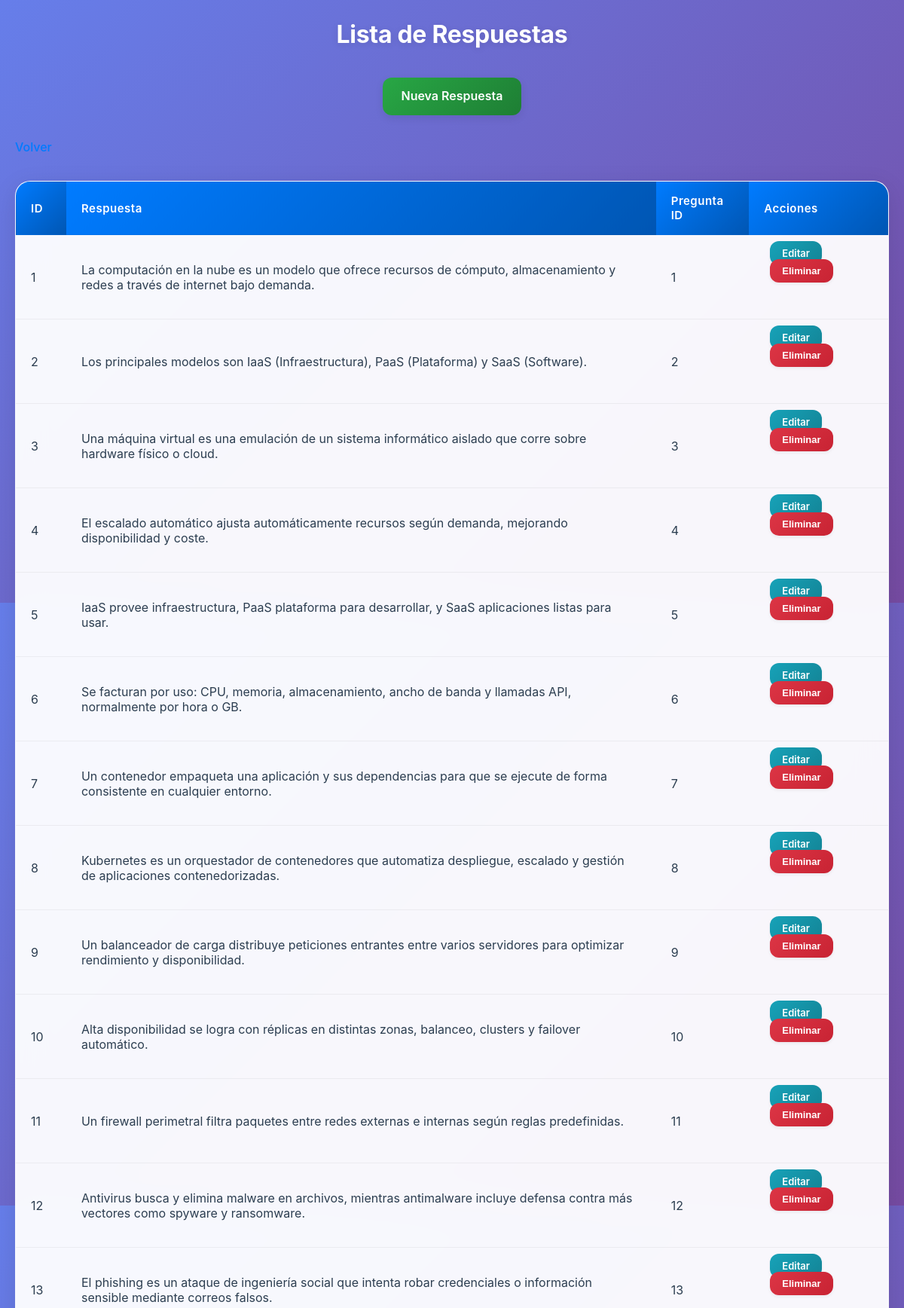
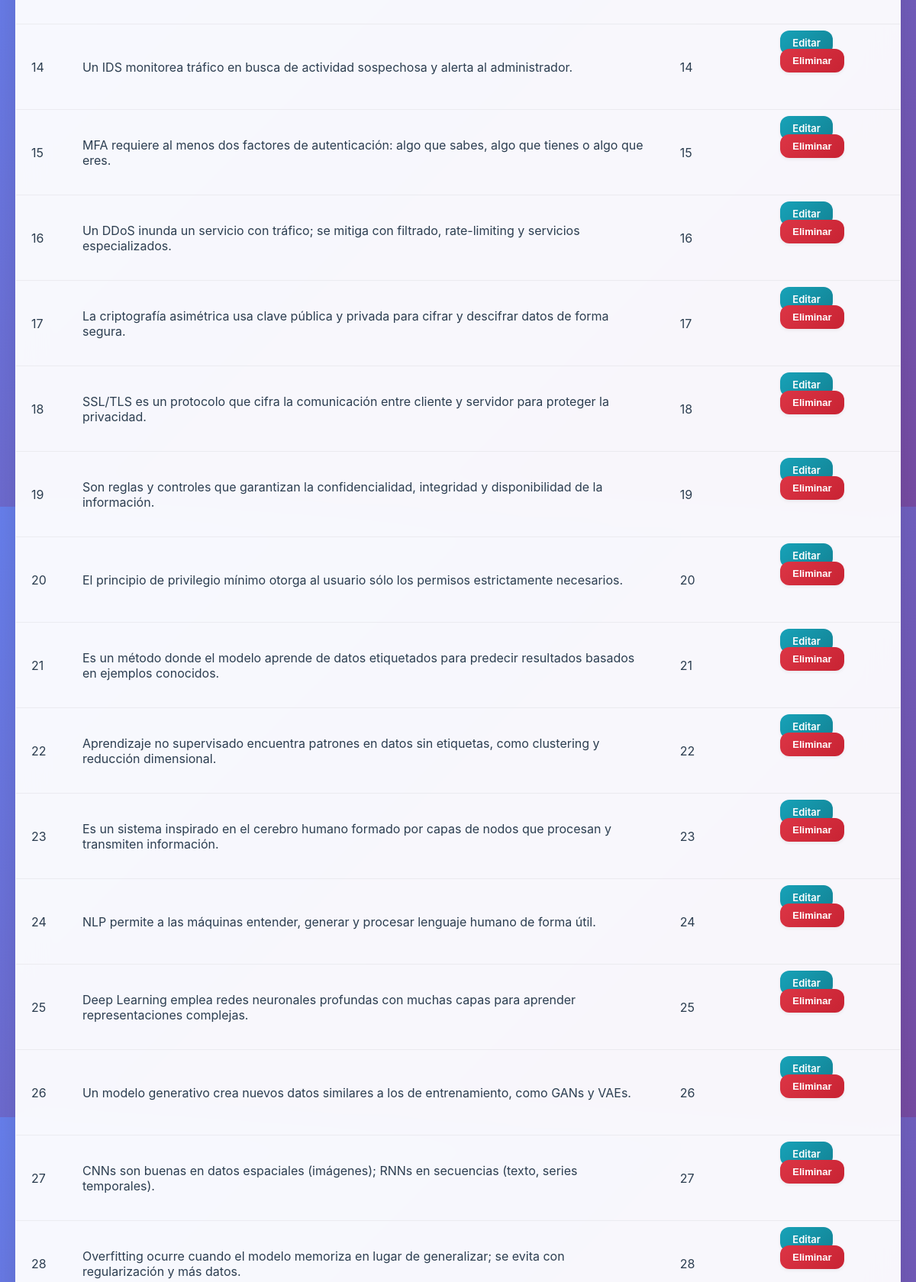
The page /src/php/listarRespuesta.php (signed in, upper part) on the database its author committed (2 pictures, top to bottom).
### tables this page shows
CREATE TABLE `respuestas` (
  `id` int(11) NOT NULL,
  `respuesta` varchar(500) NOT NULL,
  `pregunta_id` int(11) DEFAULT NULL
);

### src/php/clases/respuesta.class.php (called while the page is built, shortened)
<?php
class Respuesta {
    public static function obtenerTodas() {
        $conexion = Database::getInstance()->getConnection();
        $sql = "SELECT * FROM respuestas";
        $stmt = $conexion->query($sql);
        return $stmt->fetchAll(PDO::FETCH_ASSOC);
    }
}
?>

### src/php/listarRespuesta.php (the view, shortened to what this page needs)
<?php
require_once("./clases/respuesta.class.php");
$respuestas = Respuesta::obtenerTodas();
?>
<html>
<head>
    <link rel="stylesheet" type="text/css" href="../css/generico.css">
</head>
</html>
<h2 style="text-align: center;">Lista de Respuestas</h2>
<div style="text-align: center; margin-bottom: 10px;">
    <a href="formAltaRespuesta.php">Nueva Respuesta</a>
</div>
<a href="../../entrada.php">Volver</a>
<table>
    <tr>
        <th>ID</th>
        <th>Respuesta</th>
        <th>Pregunta ID</th>
        <th>Acciones</th>
    </tr>
    <?php foreach ($respuestas as $respuesta) { ?>
        <tr>
            <td><?= $respuesta['id'] ?></td>
            <td><?= $respuesta['respuesta'] ?></td>
            <td><?= $respuesta['pregunta_id'] ?></td>
            <td>
                <form action="controller/respuesta.controller.php" method="post" style="display:inline;">
                    <a href="formEditarRespuesta.php?id=<?= $respuesta['id'] ?>">Editar</a>
                    <input type="submit" onclick="return confirm('¿Está seguro de eliminar esta respuesta?')" value="Eliminar">
                </form>
            </td>
        </tr>
    <?php } ?>
</table>

### rows shown on the page
respuestas: id "1", respuesta "La computación en la nube es un modelo que ofrece recursos de cómputo, almacenamiento y redes a través de internet bajo demanda.", pregunta "1"
respuestas: id "2", respuesta "Los principales modelos son IaaS (Infraestructura), PaaS (Plataforma) y SaaS (Software).", pregunta "2"
respuestas: id "3", respuesta "Una máquina virtual es una emulación de un sistema informático aislado que corre sobre hardware físico o cloud.", pregunta "3"
respuestas: id "4", respuesta "El escalado automático ajusta automáticamente recursos según demanda, mejorando disponibilidad y coste.", pregunta "4"
respuestas: id "5", respuesta "IaaS provee infraestructura, PaaS plataforma para desarrollar, y SaaS aplicaciones listas para usar.", pregunta "5"
respuestas: id "6", respuesta "Se facturan por uso: CPU, memoria, almacenamiento, ancho de banda y llamadas API, normalmente por hora o GB.", pregunta "6"
respuestas: id "7", respuesta "Un contenedor empaqueta una aplicación y sus dependencias para que se ejecute de forma consistente en cualquier entorno.", pregunta "7"
respuestas: id "8", respuesta "Kubernetes es un orquestador de contenedores que automatiza despliegue, escalado y gestión de aplicaciones contenedorizadas.", pregunta "8"
respuestas: id "9", respuesta "Un balanceador de carga distribuye peticiones entrantes entre varios servidores para optimizar rendimiento y disponibilidad.", pregunta "9"
respuestas: id "10", respuesta "Alta disponibilidad se logra con réplicas en distintas zonas, balanceo, clusters y failover automático.", pregunta "10"
respuestas: id "11", respuesta "Un firewall perimetral filtra paquetes entre redes externas e internas según reglas predefinidas.", pregunta "11"
respuestas: id "12", respuesta "Antivirus busca y elimina malware en archivos, mientras antimalware incluye defensa contra más vectores como spyware y ransomware.", pregunta "12"
respuestas: id "13", respuesta "El phishing es un ataque de ingeniería social que intenta robar credenciales o información sensible mediante correos falsos.", pregunta "13"
respuestas: id "14", respuesta "Un IDS monitorea tráfico en busca de actividad sospechosa y alerta al administrador.", pregunta "14"
respuestas: id "15", respuesta "MFA requiere al menos dos factores de autenticación: algo que sabes, algo que tienes o algo que eres.", pregunta "15"
respuestas: id "16", respuesta "Un DDoS inunda un servicio con tráfico; se mitiga con filtrado, rate-limiting y servicios especializados.", pregunta "16"
respuestas: id "17", respuesta "La criptografía asimétrica usa clave pública y privada para cifrar y descifrar datos de forma segura.", pregunta "17"
respuestas: id "18", respuesta "SSL/TLS es un protocolo que cifra la comunicación entre cliente y servidor para proteger la privacidad.", pregunta "18"
respuestas: id "19", respuesta "Son reglas y controles que garantizan la confidencialidad, integridad y disponibilidad de la información.", pregunta "19"
respuestas: id "20", respuesta "El principio de privilegio mínimo otorga al usuario sólo los permisos estrictamente necesarios.", pregunta "20"
respuestas: id "21", respuesta "Es un método donde el modelo aprende de datos etiquetados para predecir resultados basados en ejemplos conocidos.", pregunta "21"
respuestas: id "22", respuesta "Aprendizaje no supervisado encuentra patrones en datos sin etiquetas, como clustering y reducción dimensional.", pregunta "22"
respuestas: id "23", respuesta "Es un sistema inspirado en el cerebro humano formado por capas de nodos que procesan y transmiten información.", pregunta "23"
respuestas: id "24", respuesta "NLP permite a las máquinas entender, generar y procesar lenguaje humano de forma útil.", pregunta "24"
respuestas: id "25", respuesta "Deep Learning emplea redes neuronales profundas con muchas capas para aprender representaciones complejas.", pregunta "25"
respuestas: id "26", respuesta "Un modelo generativo crea nuevos datos similares a los de entrenamiento, como GANs y VAEs.", pregunta "26"
respuestas: id "27", respuesta "CNNs son buenas en datos espaciales (imágenes); RNNs en secuencias (texto, series temporales).", pregunta "27"
respuestas: id "28", respuesta "Overfitting ocurre cuando el modelo memoriza en lugar de generalizar; se evita con regularización y más datos.", pregunta "28"
